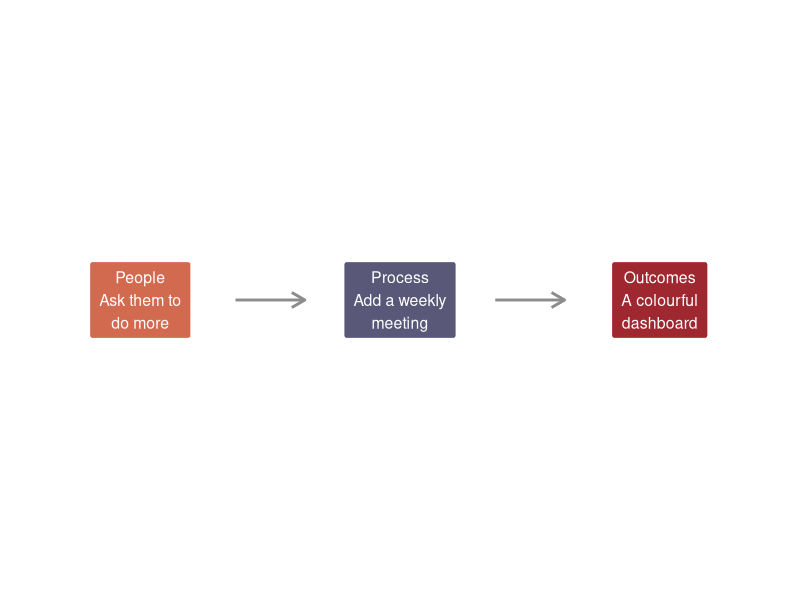
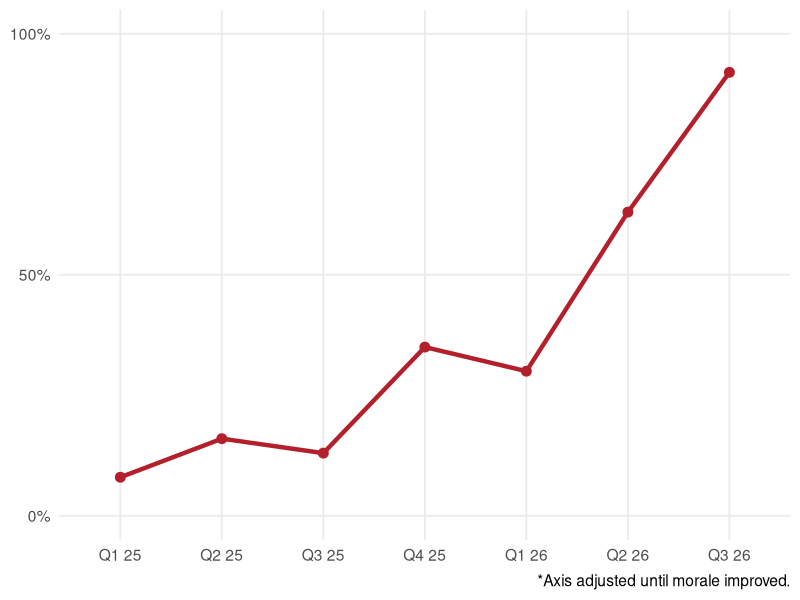

Reproduce these figures in R, in order.
## ---- chunk 1
#| label: fig-strategy
#| echo: true
#| output-location: column
#| fig-width: 7
#| fig-height: 4
#| fig-align: center
#| fig-alt: "Three coloured strategy boxes connected by right-pointing arrows."

library(ggplot2)

strategy <- data.frame(
  x = c(1, 2.5, 4),
  y = 1,
  label = c(
    "People\nAsk them to\ndo more",
    "Process\nAdd a weekly\nmeeting",
    "Outcomes\nA colourful\ndashboard"
  ),
  stage = c("People", "Process", "Outcomes")
)

ggplot(strategy, aes(x, y)) +
  annotate(
    "segment", x = 1.55, xend = 1.95, y = 1, yend = 1,
    arrow = grid::arrow(length = grid::unit(0.15, "inches")),
    colour = "grey55", linewidth = 1
  ) +
  annotate(
    "segment", x = 3.05, xend = 3.45, y = 1, yend = 1,
    arrow = grid::arrow(length = grid::unit(0.15, "inches")),
    colour = "grey55", linewidth = 1
  ) +
  geom_label(
    aes(label = label, fill = stage), colour = "white", size = 4,
    label.padding = grid::unit(0.5, "lines"), linewidth = 0
  ) +
  scale_fill_manual(values = c("#9f2830", "#d26a50", "#595878")) +
  coord_cartesian(xlim = c(0.4, 4.6), ylim = c(0.6, 1.4), clip = "off") +
  theme_void() +
  theme(legend.position = "none")
## ---- chunk 2
#| label: fig-growth
#| echo: true
#| output-location: column
#| fig-width: 7
#| fig-height: 4
#| fig-align: center
#| fig-alt: "A red line chart showing strong growth over seven quarters."

growth <- data.frame(
  quarter = factor(
    c("Q1 25", "Q2 25", "Q3 25", "Q4 25", "Q1 26", "Q2 26", "Q3 26"),
    levels = c("Q1 25", "Q2 25", "Q3 25", "Q4 25", "Q1 26", "Q2 26", "Q3 26")
  ),
  value = c(8, 16, 13, 35, 30, 63, 92)
)

ggplot(growth, aes(quarter, value, group = 1)) +
  geom_line(colour = "#b31f2b", linewidth = 1.5) +
  geom_point(colour = "#b31f2b", size = 3) +
  scale_y_continuous(
    limits = c(0, 100), breaks = c(0, 50, 100),
    labels = function(x) paste0(x, "%")
  ) +
  labs(x = NULL, y = NULL, caption = "*Axis adjusted until morale improved.") +
  theme_minimal(base_size = 14) +
  theme(panel.grid.minor = element_blank())
